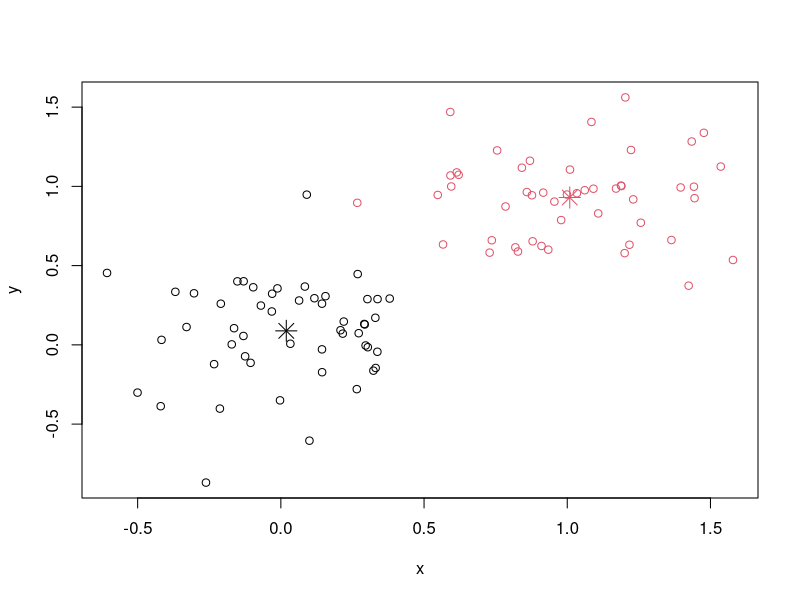
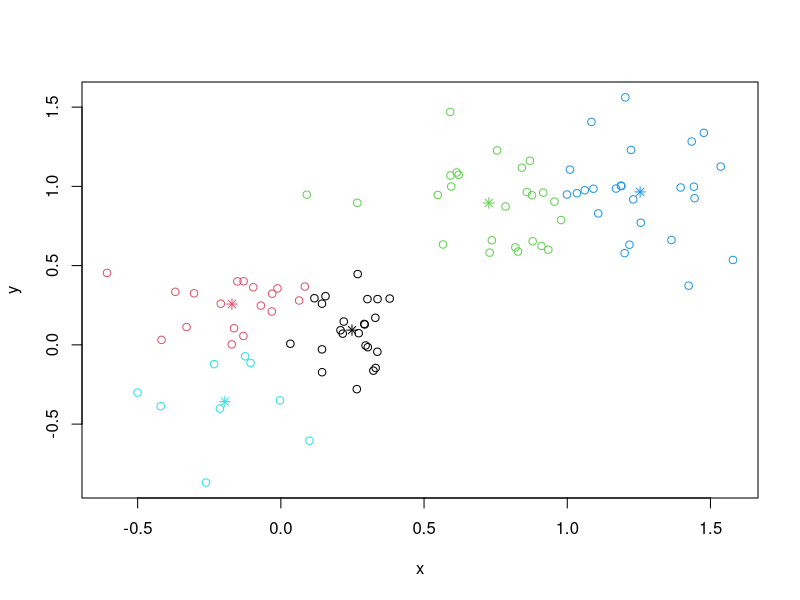
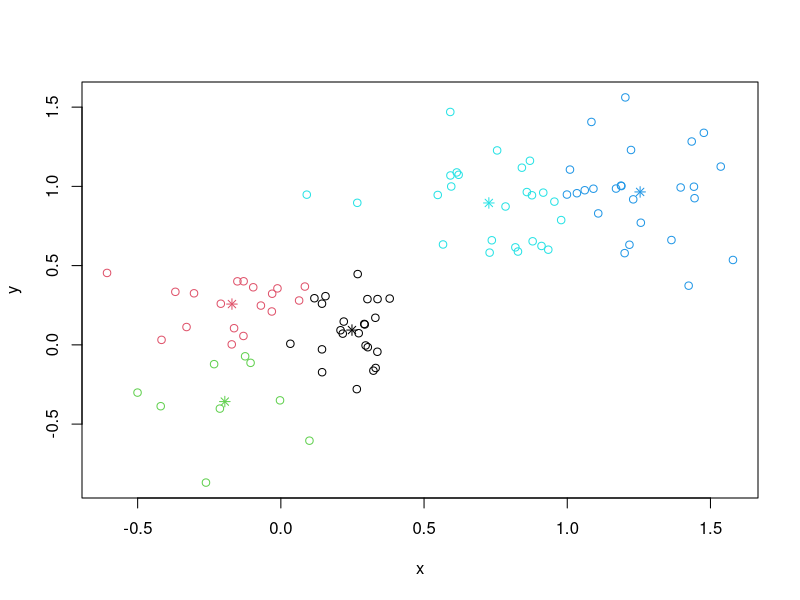
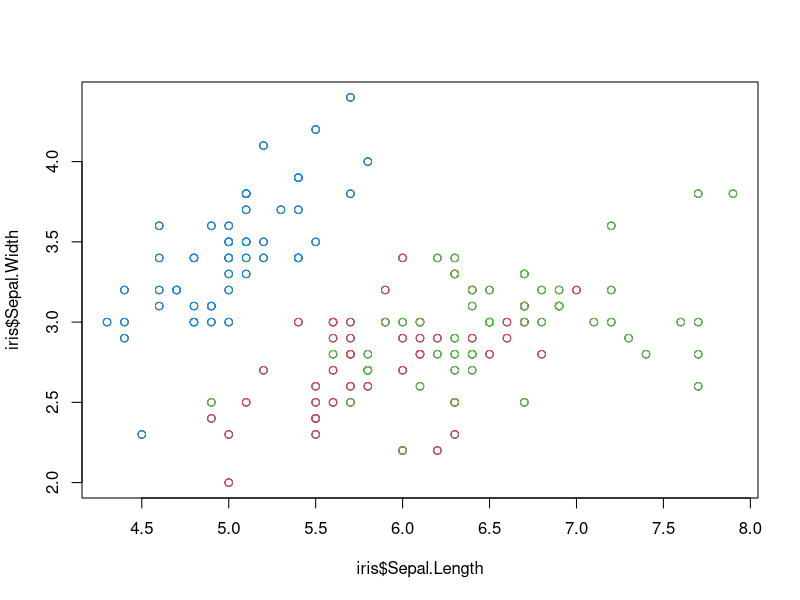
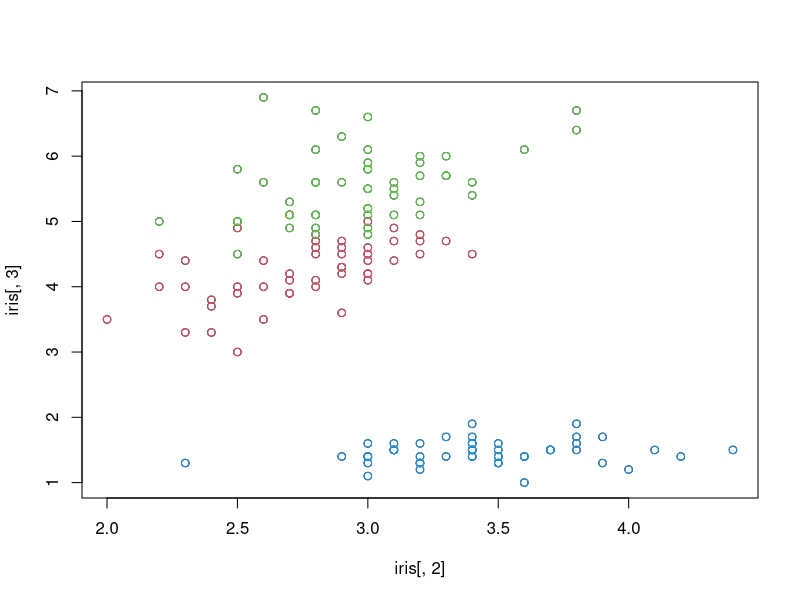
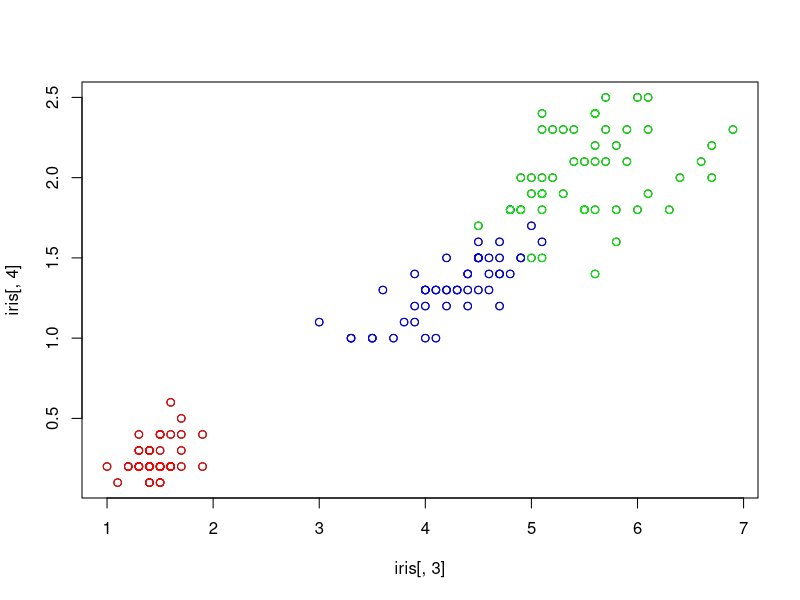
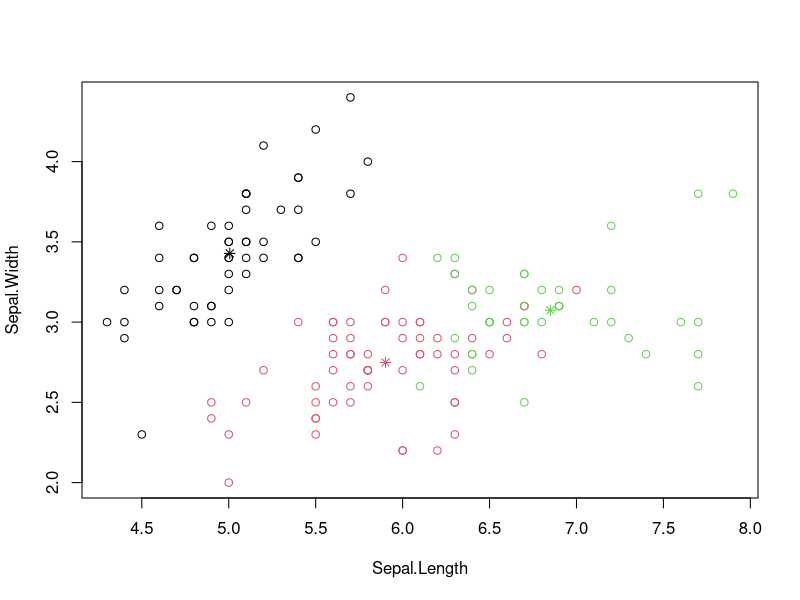
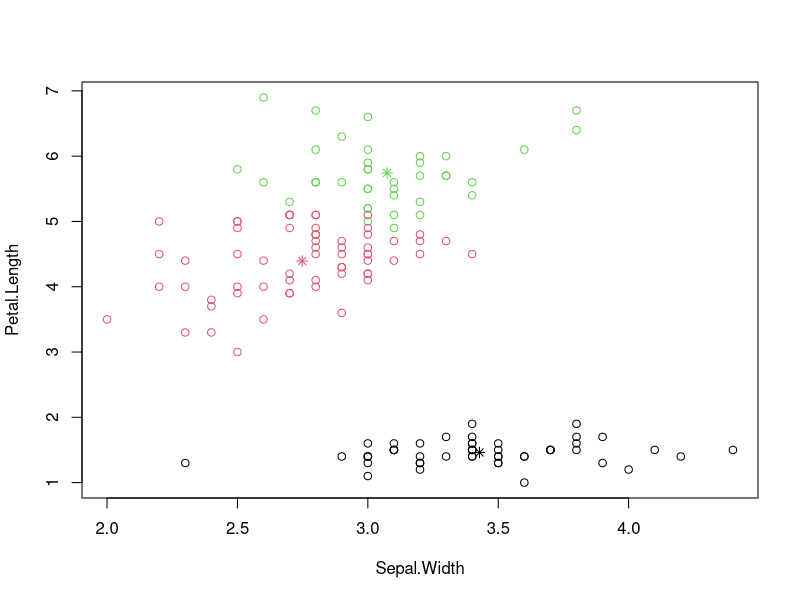

R code for these plots, in order:
# KMeans - Prototype Based Clustering
#	First on made up data and then on the Iris Data Set
#   kmeans() correctly classifies 89% of the Iris Data
# 
# Author: PatriciaHoffman
###############################################################################
##

rm(list=ls())
require(graphics)
# a 2-dimensional example
#in the following line of r-code, the function rnorm(100,sd = 0.3) generates 
#100 normally distributed random numbers 
#with zero mean and standard deviation (sd) of 0.3
#the function matrix() takes the vector of random numbers from rnorm and arranges it into a 
#matrix with two columns.  that gives us 50 points x,y centered at 0,0.  The second function 
#"matrix" generates another 50 points but these points are centered at 1,1.  the function rbind
#for "row" bind, stacks the two matrices atop one another for the final data matrix.  
x <- rbind(matrix(rnorm(100, sd = 0.3), ncol = 2),
		matrix(rnorm(100, mean = 1, sd = 0.3), ncol = 2))

#give the columns names
colnames(x) <- c("x", "y")

#run the kmeans algorithm on the data set we just built.  
cl <- kmeans(x, 2)

#let's have a look at what we get from the function kmeans
str(cl)

#let's look to see how the clustering agrees with what we know about how these data
#were generated.  
cl$cluster

#how close did the centers come
cl$centers[1,]
cl$centers[2,]

#here's a plot
plot(x, col = cl$cluster)
points(cl$centers, col = 1:2, pch = 8, cex=2)

## random starts do help here with too many clusters
cl <- kmeans(x, 5, nstart = 5)
plot(x, col = cl$cluster)
points(cl$centers, col = 1:5, pch = 8)

#try this with nstart=1
#try using "Hartigan-Wong"

cl <- kmeans(x, 5, nstart = 5,algorithm="Hartigan-Wong")
plot(x, col = cl$cluster)
points(cl$centers, col = 1:5, pch = 8)


#let's try some real data
#here's the iris set
iris

summary(iris)

# Data visualization
# plot in Sepal.Length vs Sepal.Width axes
plot(iris$Sepal.Length, iris$Sepal.Width)
points(iris[1:50,1:2],col = 4)
points(iris[51:100,1:2], col = 2)
points(iris[101:150,1:2],col = 3)

# plot in 2nd columnn vs 3rd column
plot(iris[,2], iris[,3])
points(iris[1:50,2:3],col = 4)
points(iris[51:100,2:3], col = 2)
points(iris[101:150,2:3],col = 3)

# plot in 3rd column vs 4th column
plot(iris[,3], iris[,4])
points(iris[1:50,3:4],col = "red")
points(iris[51:100,3:4], col = "blue")
points(iris[101:150,3:4],col = "green")


#convert the iris classification problem into a clustering problem
#remove the class labels.  normally you wouldn't do this.  why throw 
#away information about class memberships.  we're trying to learn 
#about clustering
x <- iris[-5]
x

#now cluster the resulting unlabelled values
cl<- kmeans(x,3)

#print out the results
cl$cluster
table(iris[,5],cl$cluster)

#             1   2   3
#setosa       0   0  50
#versicolor   2  48   0
#virginica   36  14   0

(50+48+36)/150 # 89%

#Let's look at plots

xx<-(x[1:2])
plot(xx, col = cl$cluster)
points(cl$centers[,1:2], col = 1:5, pch = 8)

xx<- x[2:3]
plot(xx, col = cl$cluster)
points(cl$centers[,2:3], col = 1:5, pch = 8)

xx<- x[3:4]
plot(xx, col = cl$cluster)
points(cl$centers[,3:4], col = 1:5, pch = 8)


# one measure of how tight the cluster is ... withinss
cl$withinss

# another measure
clone <- which(cl$cluster == 1)

distance <- (x[clone, ] - cl$center[1,])^2
distance <- sum(sqrt(apply(distance,1,sum)))
distance <- distance / length(clone)

# here distance is the average distance between
#  the points in the first cluster and the center
#   of that cluster



# Will kmeans do a better job, if data is scaled first?
#try normalizing
#first take out the average values
for(i in 1:4){
	#sum(x)/lengh(x) = average
	x[,i] <- x[,i]-sum(x[,i])/length(x[,i])
}

#next calculate the variance in each dimension and divide out the 
#square root of the variance (the result has var = sd = 1)
#p.s. it's easier to use the function scale() to do this
for(i in 1:4){
	c <- sum(x[,i]*x[,i])/length(x[,i])
	c <- 1/sqrt(c)
	x[,i] <- x[,i]*c
}

cl<- kmeans(x,3,algorithm="Hartigan-Wong")
#print out the results
cl$cluster
#[1] 3 3 3 3 3 3 3 3 3 3 3 3 3 3 3 3 3 3 3 3 3 3 3 3 3 3 3 3 3 3 3 3 3 3 3 3 3
#[38] 3 3 3 3 3 3 3 3 3 3 3 3 3 1 1 2 1 1 1 1 1 1 1 1 1 1 1 1 1 1 1 1 1 1 1 1 1
#[75] 1 1 1 2 1 1 1 1 1 1 1 1 1 1 1 1 1 1 1 1 1 1 1 1 1 1 2 1 2 2 2 2 1 2 2 2 2
#[112] 2 2 1 1 2 2 2 2 1 2 1 2 1 2 2 1 1 2 2 2 2 2 1 2 2 2 2 1 2 2 2 1 2 2 2 1 2
#[149] 2 1


#rate of getting the right answers in first cluster

cl$cluster[1:50]
m1cl1 <- which(cl$cluster[1:50]==1)
m2cl1 <- which(cl$cluster[1:50]==2)
m3cl1 <- which(cl$cluster[1:50]==3)
length(m1cl1)
mc1 <- max(length(m1cl1),length(m2cl1),length(m3cl1))
mc1/50 #[1] 1

#rate of getting the right answers in second cluster
cl$cluster[51:100]
m1cl1 <- which(cl$cluster[51:100]==1)
m2cl1 <- which(cl$cluster[51:100]==2)
m3cl1 <- which(cl$cluster[51:100]==3)
length(m3cl1)
mc2 <- max(length(m1cl1),length(m2cl1),length(m3cl1))
mc2/50 #[1] 0.96

#rate of getting the right answers in third cluster
cl$cluster[101:150]
m1cl1 <- which(cl$cluster[101:150]==1)
m2cl1 <- which(cl$cluster[101:150]==2)
m3cl1 <- which(cl$cluster[101:150]==3)
length(m3cl1)
mc3 <- max(length(m1cl1),length(m2cl1),length(m3cl1))
mc3/50 #[1] .72

(mc1+mc3+mc3)/150 # [1] 0.813

# get cluster means
aggregate(x,by=list(cl$cluster),mean)

#Group.1 Sepal.Length Sepal.Width Petal.Length Petal.Width
#  1         6.85        3.07         5.74       2.071
#  2         5.01        3.43         1.46       0.246
#  3         5.90        2.75         4.39       1.434


# append cluster assignments
newdata <- data.frame(x, cl$cluster)
head(newdata)
newdata[1:5,]
newdata[51:55,]
newdata[101:105,]

#  What about making some plots?
library(cluster)
newiris<-data.frame(iris, cl$cluster)
head(newiris)
clusplot(newiris[1:3],
		cl$cluster,
		color=TRUE,
		shade=TRUE,
		lines=0)

# Another idea to try - - -
#   as kmeans starts with arbitrary centers, run the 
#   algorithm several times and choose the best results
#  Recall that probabality is NOT on our side for this


bestClust = function (my_data, numClust = 2)
{
	ss<- 1000000
	for(i in 1:100){
		km <- kmeans(my_data,numClust)
		if(mean(km$withinss)<=ss){
			ss<- mean(km$withinss)
			km.best<-km
		}
	}
	return(km.best)
}
cl <- bestClust(x,3)

#rate of getting the right answers in first cluster

cl$cluster[1:50]
m1cl1 <- which(cl$cluster[1:50]==1)
m2cl1 <- which(cl$cluster[1:50]==2)
m3cl1 <- which(cl$cluster[1:50]==3)
length(m1cl1);length(m2cl1);length(m3cl1)
mc1 <- max(length(m1cl1),length(m2cl1),length(m3cl1))
mc1/50 #[1] 1

#rate of getting the right answers in second cluster
cl$cluster[51:100]
m1cl1 <- which(cl$cluster[51:100]==1)
m2cl1 <- which(cl$cluster[51:100]==2)
m3cl1 <- which(cl$cluster[51:100]==3)
length(m1cl1);length(m2cl1);length(m3cl1)
mc2 <- max(length(m1cl1),length(m2cl1),length(m3cl1))
mc2/50 #[1] 0.96

#rate of getting the right answers in third cluster
cl$cluster[101:150]
m1cl1 <- which(cl$cluster[101:150]==1)
m2cl1 <- which(cl$cluster[101:150]==2)
m3cl1 <- which(cl$cluster[101:150]==3)
length(m1cl1);length(m2cl1);length(m3cl1)
mc3 <- max(length(m1cl1),length(m2cl1),length(m3cl1))
mc3/50 #[1] .72

(mc1+mc3+mc3)/150 # [1] 0.813

#What about trying simple bisecting kmeans?

#            Easy to do it for Iris Data - 
# This is a kludge way ... 
#            Homework 8 asks
#    you to write a wrapper fuction for kmeans()
#    to work with any data set

#First create two clusters
answers <- iris
x1 <- iris[-5]
cl <- bestClust(x1,2)

#
# add the cluster with the lowest withinss to the list
index1 <- which(min(cl$withinss)==cl$withinss)
index2 <- which(cl$cluster == index1)
answers[index2,6] <- 3

#Break the cluster with highest withinss into two new clusters
x2 <- x1[-index2,]
c2 <- bestClust(x2,2)

answers[-index2,6]<- c2$cluster

#How did it stack up?
table(answers[,5],answers[,6])

#                 1   2   3
#setosa           0   0  50
#versicolor      45   2   3
#virginica       14  36   0

#


# We know there are 3 Iris species.
#   But .... what would be a way to figure out
#   the number of clusters to use?
# Determine number of clusters - One Idea
#   Look for the knee in the curve
nclust <- function(mydata, maxclust=15) {
	wss <- (nrow(mydata)-1)*sum(apply(mydata,2,var)) 
	for (i in 2:maxclust) wss[i] <- sum(kmeans(mydata, 
		centers=i)$withinss) 
    plot(1:15, wss, type="b", col="red", pch=19, 
	xlab="Number of Clusters", 
	ylab="Within groups sum of squares")
}

nclust(x) # 3 looks like the knee

#note $withinss is the
#    within-cluster sum of squares for each cluster.


#An object of class "kmeans" which has a print method and is a list with components:
#		cluster	 A vector of integers (from 1:k) indicating the cluster to which each point is allocated.
#centers:	 A matrix of cluster centres.
#withinss:	 The within-cluster sum of squares for each cluster.
#totss:	     The total within-cluster sum of squares.
#tot.withinss:	 Total within-cluster sum of squares, i.e., sum(withinss).
#betweenss:	 The between-cluster sum of squares.
#size:	     The number of points in each cluster.





#Could also try creating 6 clusters and then trying to aggregate them to 3 clusters
cl <- kmeans(x,6)
cl$cluster
# algorithm = c("Hartigan-Wong", "Lloyd", "Forgy", "MacQueen")


